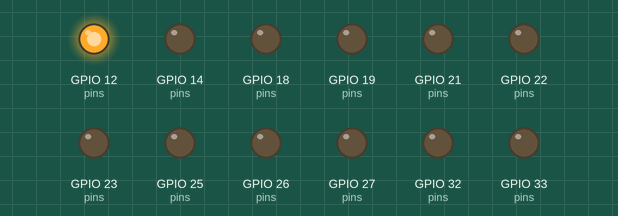
The sketch below on a simulated ESP32. Parts: output pins drawn as LEDs (lit = HIGH).

Above: at 0.5 s.
At 3.5 s:
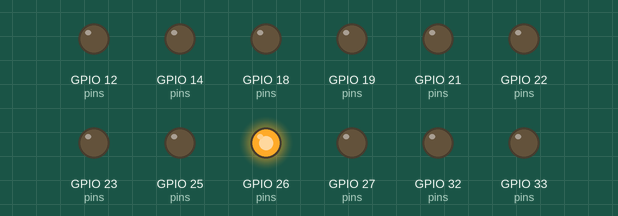
At 5.5 s:
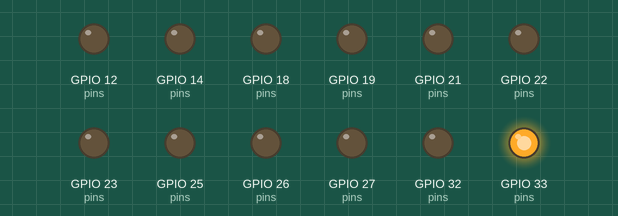
At 7.5 s:
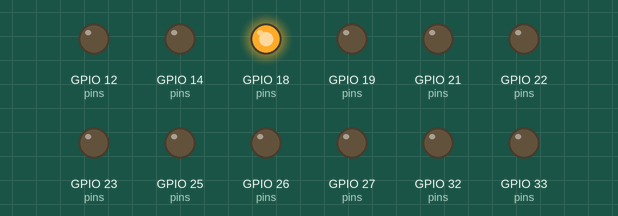
At 10.5 s:
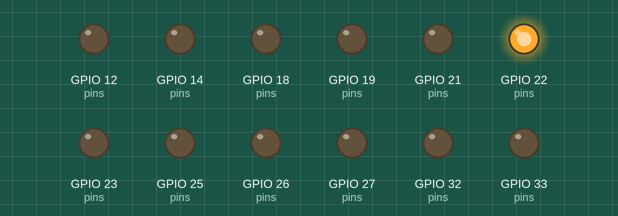
At 14.5 s:
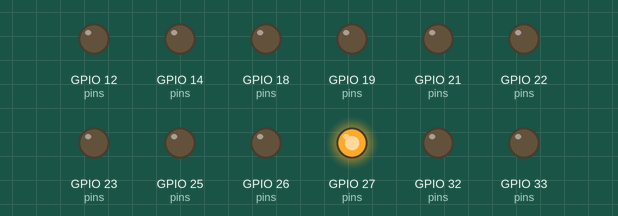
Timing chart, 0 to 15.6 s (numbered marks = the images above):
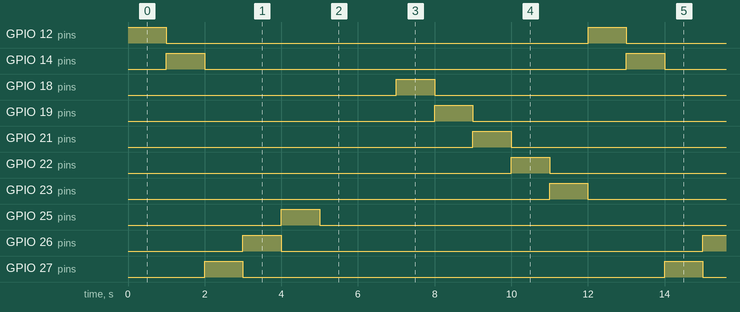

The sketch:

LedTest.ino
```cpp
int pins[] = {12, 14, 27, 26, 25, 33, 32, 18, 19, 21, 22, 23};

void setup() {
  for (int p : pins) {
    pinMode(p, OUTPUT);
  }
}

void loop() {
  for (int p : pins) {
    digitalWrite(p, HIGH);
    delay(1000);   // 1 second tak light jalegi
    digitalWrite(p, LOW);
  }
}
```

Measured:
- by itself, GPIO 12 (pins), GPIO 14 (pins), GPIO 18 (pins), GPIO 19 (pins), GPIO 21 (pins), GPIO 22 (pins), GPIO 23 (pins), GPIO 25 (pins), GPIO 26 (pins), GPIO 27 (pins), GPIO 32 (pins), GPIO 33 (pins): alternates HIGH for 1.0 s and LOW for 11.0 s
- by itself, everything shown: repeats every 12.0 s, in 13 steps
